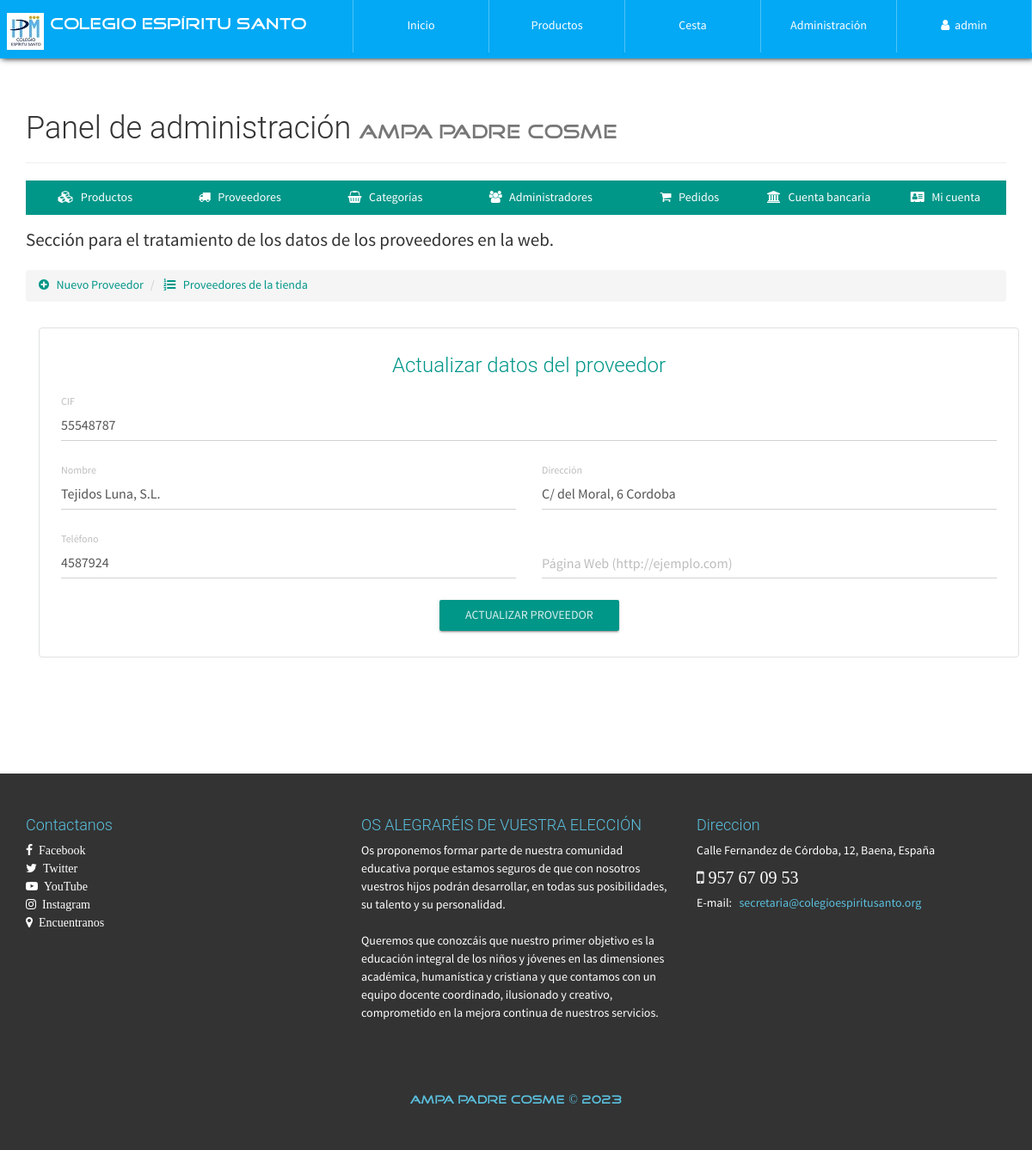
/configAdmin.php?view=providerinfo&code=55548787 (signed in), run on the app's committed database.
### tables this page shows
CREATE TABLE `proveedor` (
  `NITProveedor` varchar(30) NOT NULL,
  `NombreProveedor` varchar(30) NOT NULL,
  `Direccion` varchar(200) NOT NULL,
  `Telefono` varchar(20) NOT NULL,
  `PaginaWeb` varchar(30) NOT NULL
);

### library/consulSQL.php (called while the page is built, shortened)
<?php
class ejecutarSQL {
    public static function conectar(){
        if(!$con=  mysqli_connect(SERVER,USER,PASS,BD)){
            echo "Error en el servidor, verifique sus datos";
        }
        mysqli_set_charset($con, "utf8");
        return $con;
    }
    public static function consultar($query) {
        if (!$consul = mysqli_query(ejecutarSQL::conectar(), $query)) {
            echo 'Error en la consulta SQL ejecutada';
        }
        return $consul;
    }
}

### admin/providerinfo-view.php (the view, shortened to what this page needs)
<p class="lead">
    Sección para el tratamiento de los datos de los proveedores en la web.
</p>
<ul class="breadcrumb" style="margin-bottom: 5px;">
    <li>
        <a href="configAdmin.php?view=provider">
            <i class="fa fa-plus-circle" aria-hidden="true"></i> &nbsp; Nuevo Proveedor
        </a>
    </li>
    <li>
        <a href="configAdmin.php?view=providerlist"><i class="fa fa-list-ol" aria-hidden="true"></i> &nbsp; Proveedores de la tienda</a>
    </li>
</ul>
<div class="container">
    <div class="row">
        <div class="col-xs-12">
            <div class="container-form-admin">
                <h3 class="text-primary text-center">Actualizar datos del proveedor</h3>
                <?php
                    $code=$_GET['code'];
                    $proveedor=ejecutarSQL::consultar("SELECT * FROM proveedor WHERE NITProveedor='$code'");
                    $prov=mysqli_fetch_array($proveedor, MYSQLI_ASSOC);
                ?>
                <form action="process/updateProveedor.php" method="POST" class="FormCatElec" data-form="update">
                    <div class="container-fluid">
                        <div class="row">
                            <div class="col-xs-12">
                                <div class="form-group label-floating">
                                    <label class="control-label">CIF</label>
                                    <input class="form-control" value="<?php echo $prov['NITProveedor']; ?>" type="text" name="prove-nit" readonly pattern="[0-9]{1,20}" maxlength="20" required="">
                                </div>
                            </div>
                            <div class="col-xs-12 col-md-6">
                                <div class="form-group label-floating">
                                    <label class="control-label">Nombre</label>
                                    <input class="form-control" type="text" value="<?php echo $prov['NombreProveedor']; ?>" name="prove-name" maxlength="30" required="">
                                </div>
                            </div>
                            <div class="col-xs-12 col-md-6">
                                <div class="form-group label-floating">
                                    <label class="control-label">Dirección</label>
                                    <input class="form-control" type="text" value="<?php echo $prov['Direccion']; ?>" name="prove-dir" required="">
                                </div>
                            </div>
                            <div class="col-xs-12 col-md-6">
                                <div class="form-group label-floating">
                                    <label class="control-label">Teléfono</label>
                                    <input class="form-control" value="<?php echo $prov['Telefono']; ?>" type="tel" name="prove-tel" pattern="[0-9]{1,20}" maxlength="20" required="">
                                </div>
                            </div>
                            <div class="col-xs-12 col-md-6">
                                <div class="form-group label-floating">
                                    <label class="control-label">Página Web (http://ejemplo.com)</label>
                                    <input class="form-control" value="<?php echo $prov['PaginaWeb']; ?>" type="url" name="prove-web">
                                </div>
                            </div>
                        </div>
                    </div>
                    <p class="text-center"><button type="submit" class="btn btn-primary btn-raised">Actualizar proveedor</button></p>
                </form>
            </div>
        </div>
    </div>
</div>

### css/style.css (style rules this page uses)
body { font-family: "FontFamilySPro"; line-height: 1.5; font-size: 1.4em; width: 100%; height: 100%; margin: 0px; padding: 0px; background-position: center center; background-repeat: no-repeat; background-attachment: fixed; background-size: cover; background-color: #fff; }
.container-form-admin { border: 1px solid #e0e1e1 !important; border-radius: 4px; padding: 10px; margin-top: 25px; }
#container-page-configAdmin { background-image: url(../assets/img/font-index-c.jpg); }

### data on the page
proveedor: prove-nit "55548787", prove-name "Tejidos Luna, S.L.", prove-dir "C/ del Moral, 6 Cordoba", prove-tel "4587924"

### other printed values
$_SESSION['nombreAdmin'] "admin"
